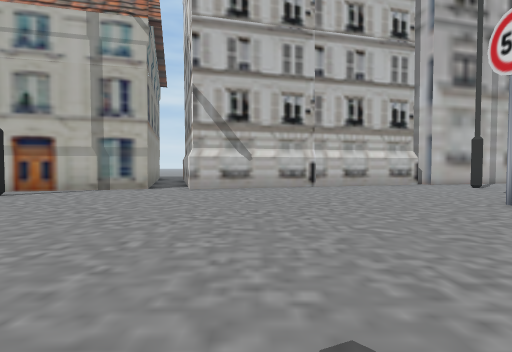
view 1 (above)

24 first-person views from a walk through a Unity game level. The camera is 1.4 m above the floor, tilts 2° down and sees 80° across. The floor is counted in squares, 2 m on a side. Each view is taken from the middle of a square. On the plan, view 1 faces up. The plan holds only what a view shows up to about 10 squares ahead; the rest is blank. The place goes on beyond the plan. The player is left out.

view 2
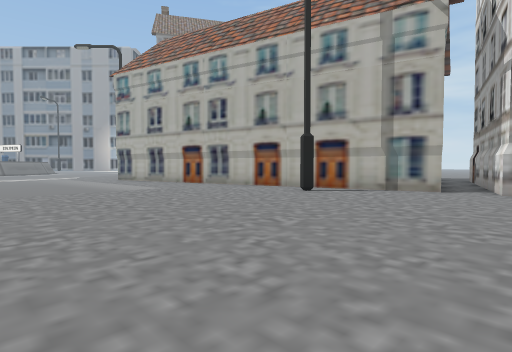

view 3
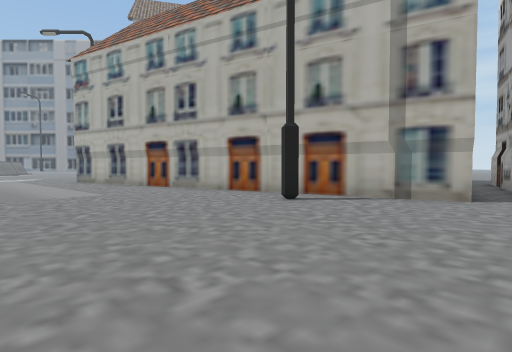

view 4
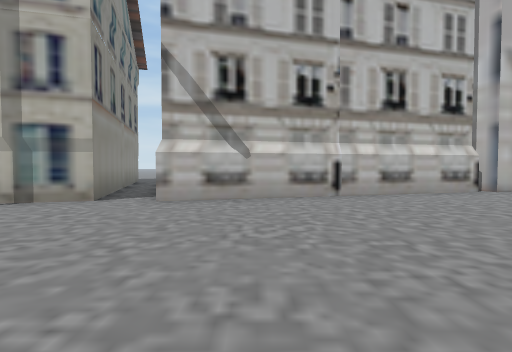

view 5
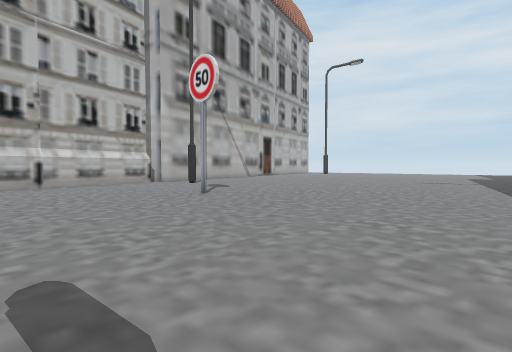

view 6
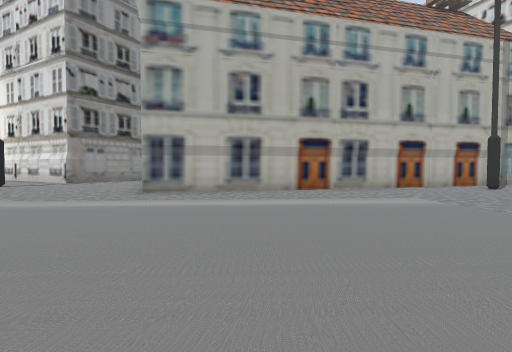

view 7
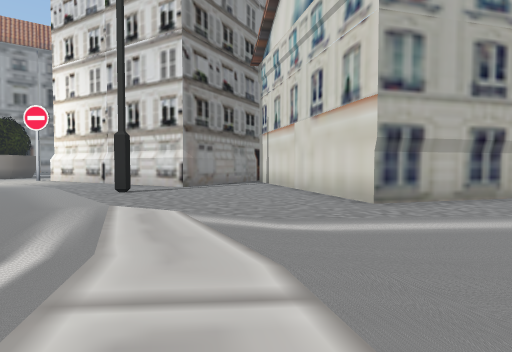

view 8
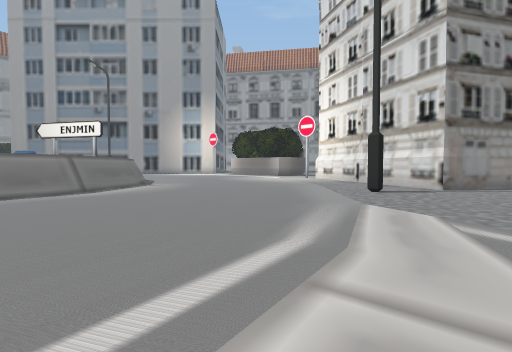

view 9
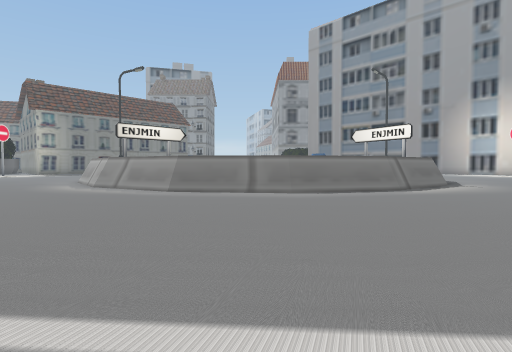

view 10
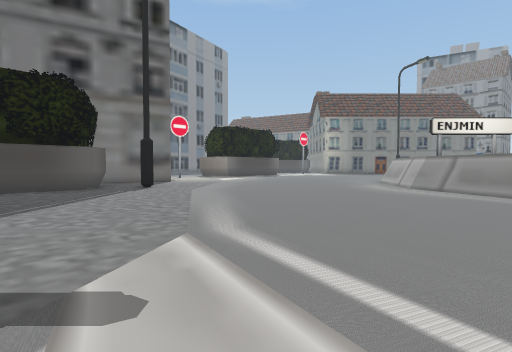

view 11
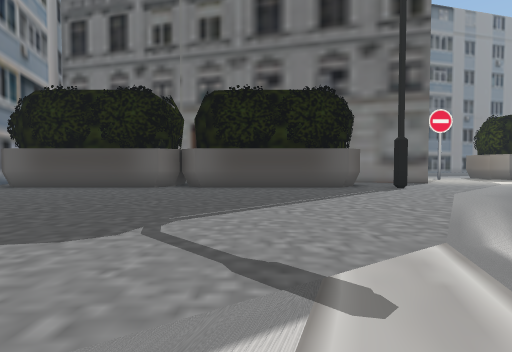

view 12
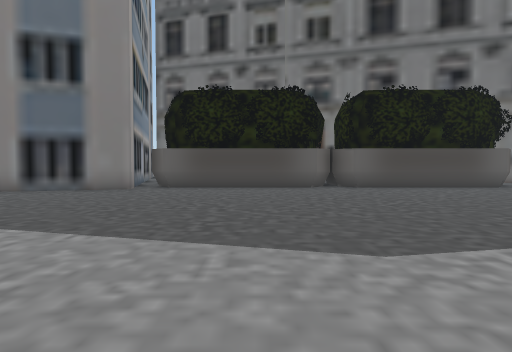

view 13
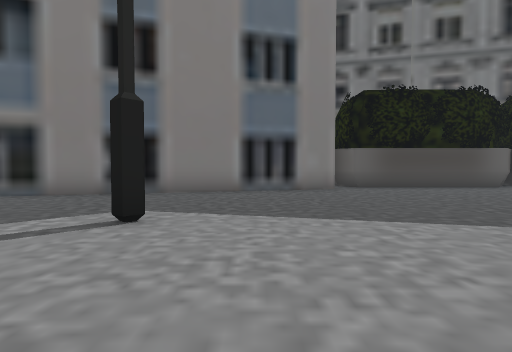

view 14
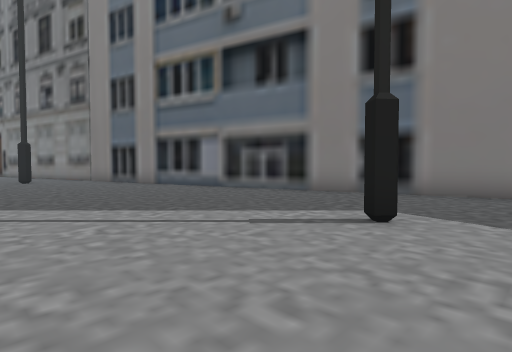

view 15
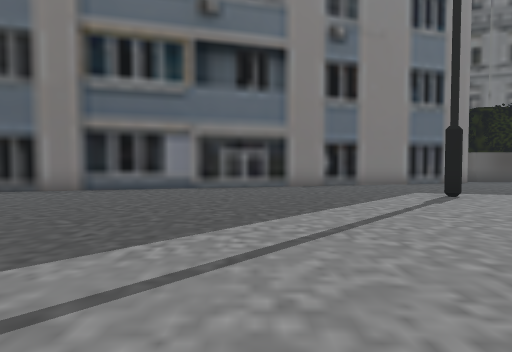

view 16
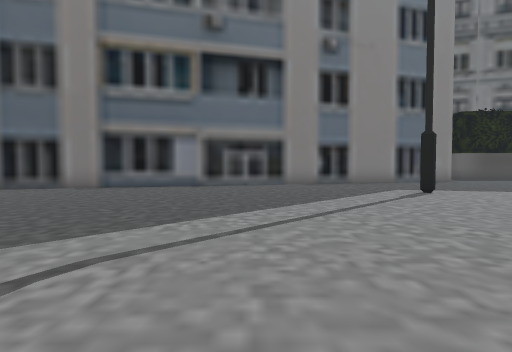

view 17
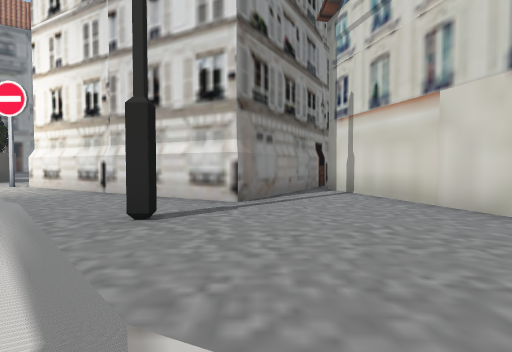

view 18
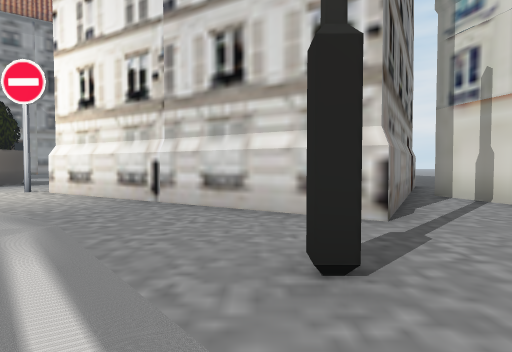

view 19
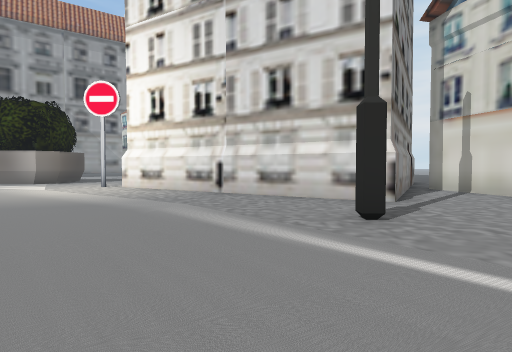

view 20
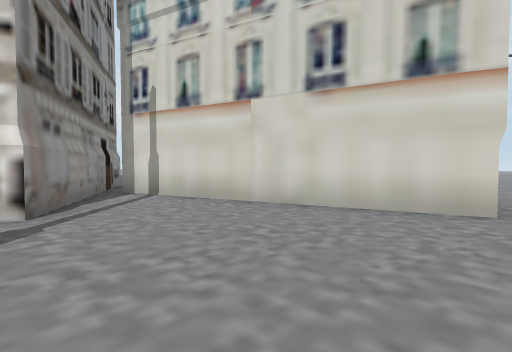

view 21
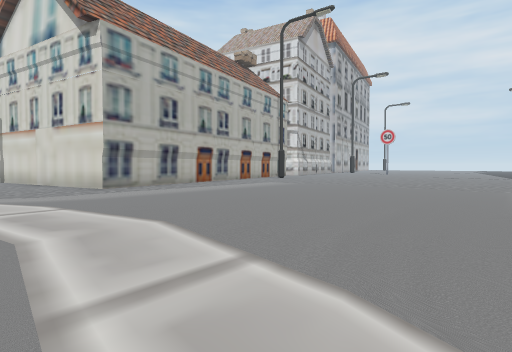

view 22
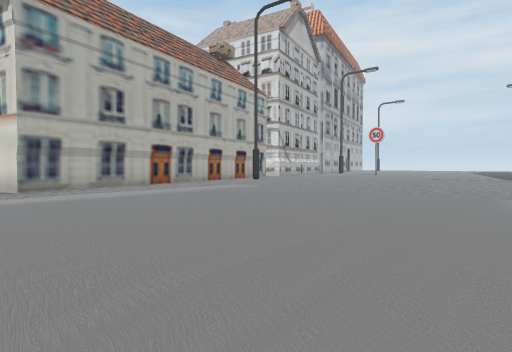

view 23
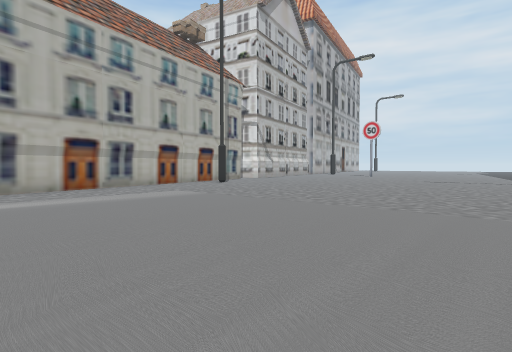

view 24
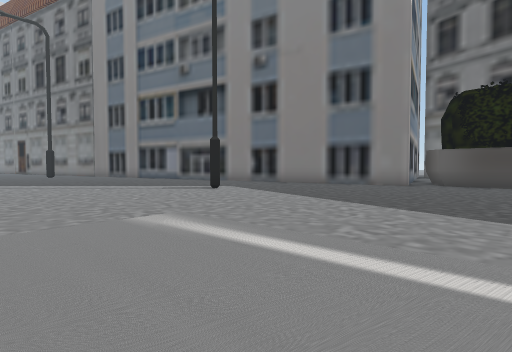

### Floor plan
Key: @ floor where view 1 was taken; # wall or solid block; . floor; ^ raised ledge; B building; S sign.
Columns run from 28 left of view 1 to 6 right of it. Each row starts with its distance up from view 1.
 16            B
 15           B.             B
 14 SBB       B.            .B
 13 ..BB     B.#           #.B
 12 ....BB  BB.#           ##.B       #
 11 ......BBB..#            #.B    BBB.
 10 .......B...##           #.BBBBB....
  9  ...........#        ####.B........
  8  ......#....#     ####.............
  7   ..........# #####...#............
  6   ..........###....................
  5 ................................SS.
  4 #..................................
  3 ^..................................
  2  #.................................
  1  ^.................................
  0  ^#.........................@......
 -1   #...............................
 -2   #...........................
 -3  ^#............................
 -4  ^..............................
 -5  #..........  ....................
 -6 ^.................................
 -7 #.................................
 -8 .......................#...........
 -9 .................................##
-10   ............................####
-11    .......................#####
-12    ...................#####
-13    ...#............####
-14    ....#############

Positions as (right, up) in squares from view 1, and headings:
1: (0, 0), facing up
2: (-1, 0), facing up-left
3: (-2, 2), facing up-left
4: (0, 3), facing up
5: (0, -1), facing up-right
6: (-13, -2), facing up
7: (-18, 0), facing up
8: (-18, 0), facing up-left
9: (-18, -2), facing left
10: (-18, -4), facing down-left
11: (-18, -4), facing down
12: (-13, -4), facing down
13: (-7, -4), facing down
14: (-7, -4), facing down-right
15: (-1, -1), facing down
16: (-1, 0), facing down
17: (-20, 4), facing up
18: (-22, 6), facing up
19: (-23, 4), facing up
20: (-21, 5), facing up-right
21: (-19, -4), facing up-right
22: (-17, -4), facing up-right
23: (-14, -3), facing up-right
24: (-13, -2), facing down-right
